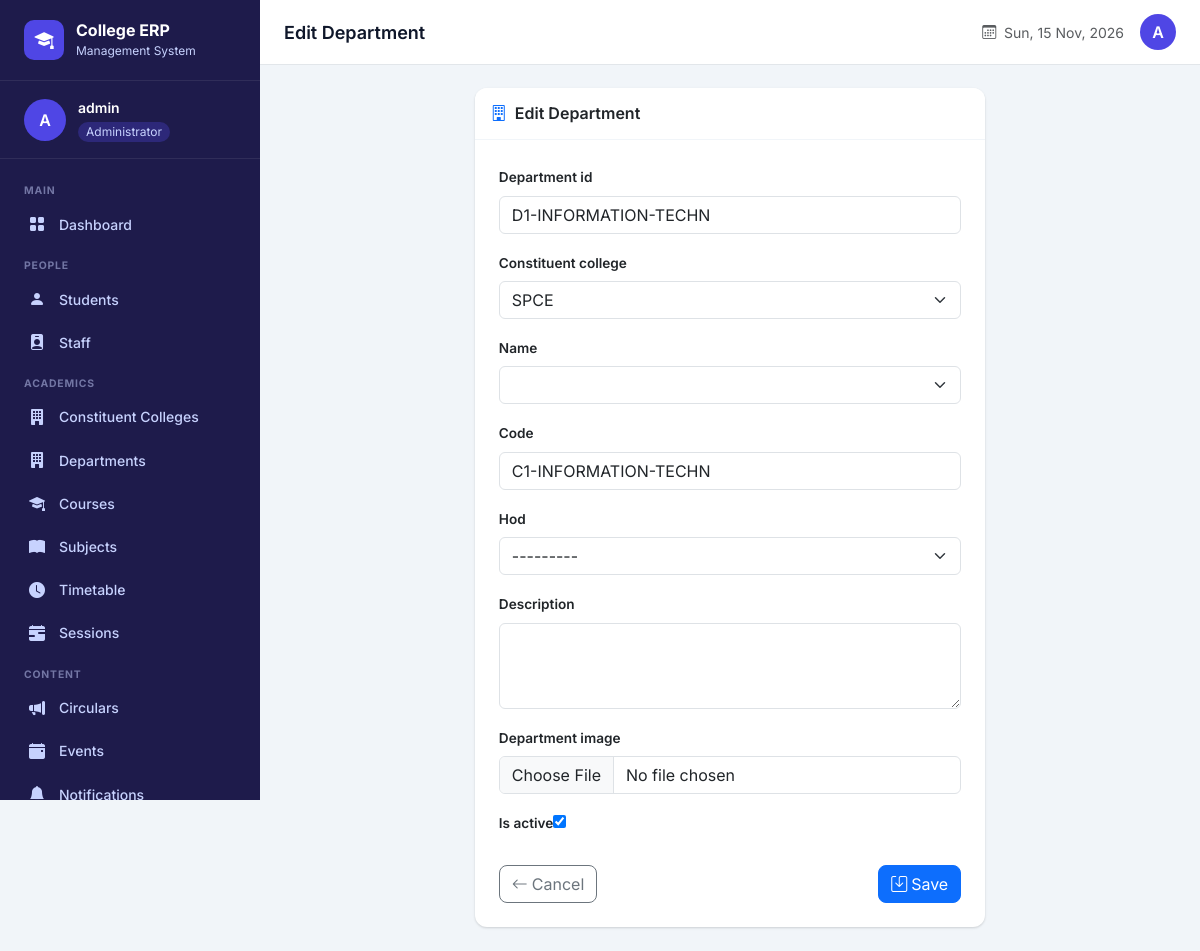
Screenshot of /departments/edit/1/ (signed in) with the database file from the repository.
### account/models.py (models this page shows, shortened)
class Department(models.Model):
    department_id = models.CharField(max_length=20, unique=True)
    constituent_college = models.ForeignKey(
        ConstituentCollege,
        on_delete=models.CASCADE,
        related_name="departments"
    )
    name = models.CharField(max_length=100)
    code = models.CharField(max_length=20, unique=True)
    hod = models.ForeignKey(
        'faculty.Staff',
        on_delete=models.SET_NULL,
        null=True,
        blank=True,
        related_name='hod_department'
    )
    description = models.TextField(blank=True, null=True)
    department_image = models.ImageField(
        upload_to='department_images/',
        blank=True,
        null=True
    )
    is_active = models.BooleanField(default=True)
    created_at = models.DateTimeField(auto_now_add=True)
    class Meta:
        ordering = ['name']
        constraints = [
            models.UniqueConstraint(
                fields=['constituent_college', 'name'],
                name='unique_department_per_college'
            ),
    ]

### account/views.py (the view)
    def wrapper(request, *args, **kwargs):
        if not request.user.is_authenticated:
            return redirect('login')
        try:
            staff = request.user.staff_profile
            if staff.role != 'admin' and not request.user.is_superuser:
                messages.error(request, "Access denied.")
                return redirect('login')
        except Staff.DoesNotExist:
            if not request.user.is_superuser:
                messages.error(request, "Access denied.")
                return redirect('login')
        return view_func(request, *args, **kwargs)

### ERP/models.py (called while the page is built)
    def get_departments_list(self):
        if self.department_names:
            return [
                dept.strip()
                for dept in self.department_names.splitlines()
                if dept.strip()
            ]
        return []

    def __str__(self):
        return self.name

### account/views.py (called while the page is built)
def admin_required(view_func):
    def wrapper(request, *args, **kwargs):
        if not request.user.is_authenticated:
            return redirect('login')
        try:
            staff = request.user.staff_profile
            if staff.role != 'admin' and not request.user.is_superuser:
                messages.error(request, "Access denied.")
                return redirect('login')
        except Staff.DoesNotExist:
            if not request.user.is_superuser:
                messages.error(request, "Access denied.")
                return redirect('login')
        return view_func(request, *args, **kwargs)
    wrapper.__name__ = view_func.__name__
    return wrapper

@admin_required
def edit_department(request, pk):
    dept = get_object_or_404(Department, pk=pk)
    form = DepartmentForm(request.POST or None, request.FILES or None, instance=dept)
    if request.method == 'POST' and form.is_valid():
        form.save()
        messages.success(request, "Department updated.")
        return redirect('admin_departments')
    return render(request, 'admin_panel/department_form.html', {'form': form, 'dept': dept})

### faculty/models.py (called while the page is built)
    def __str__(self):
        return f"{self.name} ({self.get_role_display()})"

### templates/admin_panel/department_form.html (shortened to what this page needs)
{% extends "admin_panel/base_admin.html" %}
{% block page_title %}Edit Department{% endblock %}
{% block content %}
<div class="row justify-content-center">
  <div class="col-lg-7">
    <div class="card">
      <div class="card-header py-3"><h6 class="mb-0 fw-semibold"><i class="bi bi-building text-primary me-2"></i>Edit Department</h6></div>
      <div class="card-body p-4">
        <form method="POST" enctype="multipart/form-data">{% csrf_token %}
          {% for field in form %}<div class="mb-3"><label class="form-label fw-semibold" style="font-size:.85rem">{{ field.label }}</label>{{ field }}</div>{% endfor %}
          <div class="d-flex justify-content-between mt-4">
            <a href="{% url 'admin_departments' %}" class="btn btn-outline-secondary rounded-3"><i class="bi bi-arrow-left me-1"></i>Cancel</a>
            <button type="submit" class="btn btn-primary rounded-3"><i class="bi bi-save me-1"></i>Save</button>
          </div>
        </form>
      </div>
    </div>
  </div>
</div>
{% endblock %}

### templates/admin_panel/base_admin.html (shortened to what this page needs)
{% extends "base/layout.html" %}
{% block sidebar_user %}
  <div class="user-avatar-placeholder">A</div>
  <div class="user-info">
    <div class="user-name">{{ request.user.get_full_name|default:request.user.username }}</div>
    <span class="user-role">Administrator</span>
  </div>
{% endblock %}
{% block sidebar_nav %}
  <div class="sidebar-section-label">Main</div>
  <a href="{% url 'admin_dashboard' %}"><i class="bi bi-grid-fill"></i> Dashboard</a>
  <div class="sidebar-section-label">People</div>
  <a href="{% url 'admin_students' %}"><i class="bi bi-person-fill"></i> Students</a>
  <a href="{% url 'admin_staff_list' %}"><i class="bi bi-person-badge-fill"></i> Staff</a>
  <div class="sidebar-section-label">Academics</div>
  <a href="{% url 'admin_constituent' %}"><i class="bi bi-building-fill"></i> Constituent Colleges</a>
  <a href="{% url 'admin_departments' %}"><i class="bi bi-building-fill"></i> Departments</a>
  <a href="{% url 'admin_courses' %}"><i class="bi bi-mortarboard-fill"></i> Courses</a>
  <a href="{% url 'admin_subjects' %}"><i class="bi bi-book-fill"></i> Subjects</a>
  <a href="{% url 'admin_timetable' %}"><i class="bi bi-clock-fill"></i> Timetable</a>
  <a href="{% url 'admin_sessions' %}"><i class="bi bi-calendar-range-fill"></i> Sessions</a>
  <div class="sidebar-section-label">Content</div>
  <a href="{% url 'admin_circulars' %}"><i class="bi bi-megaphone-fill"></i> Circulars</a>
  <a href="{% url 'admin_events' %}"><i class="bi bi-calendar-event-fill"></i> Events</a>
  <a href="{% url 'admin_notifications' %}"><i class="bi bi-bell-fill"></i> Notifications</a>
{% endblock %}
{% block topbar_right %}
  <div style="width:36px;height:36px;background:#4f46e5;border-radius:50%;display:flex;align-items:center;justify-content:center;color:white;font-weight:600">
    A
  </div>
{% endblock %}

### templates/base/layout.html (style rules this page uses)
:root { --sidebar-width: 260px; --topbar-height: 64px; --primary: #4f46e5; --primary-dark: #3730a3; --sidebar-bg: #1e1b4b; --sidebar-hover: #312e81; --sidebar-text: #c7d2fe; --sidebar-active: #4f46e5; --card-shadow: 0 1px 3px rgba(0,0,0,.1), 0 1px 2px rgba(0,0,0,.06); }
* { font-family: 'Inter', sans-serif; }
body { background: #f1f5f9; min-height: 100vh; }
.sidebar-user .user-avatar-placeholder { width: 42px; height: 42px; border-radius: 50%; background: var(--primary); display: flex; align-items: center; justify-content: center; color: white; font-weight: 600; font-size: 1rem; flex-shrink: 0; }
.sidebar-user .user-info .user-name { color: white; font-weight: 600; font-size: .875rem; }
.sidebar-user .user-info .user-role { color: var(--sidebar-text); font-size: .75rem; background: rgba(79,70,229,.3); padding: 1px 8px; border-radius: 20px; display: inline-block; margin-top: 2px; }
.sidebar-section-label { color: rgba(199,210,254,.5); font-size: .65rem; font-weight: 700; text-transform: uppercase; letter-spacing: .08em; padding: .75rem 1.5rem .25rem; }
.sidebar-nav a { display: flex; align-items: center; gap: .75rem; padding: .6rem 1.5rem; color: var(--sidebar-text); text-decoration: none; font-size: .875rem; font-weight: 500; transition: all .15s; border-left: 3px solid transparent; }
.sidebar-nav a i { font-size: 1rem; width: 20px; text-align: center; }
.card { border: none; box-shadow: var(--card-shadow); border-radius: 12px; }
.card-header { background: white; border-bottom: 1px solid #f1f5f9; border-radius: 12px 12px 0 0 !important; }

### rows the page displays
Department: form "D1-INFORMATION-TECHN" "SPCE" "C1-INFORMATION-TECHN" "---------" "☑"

### other values shown
{{ request.user.get_full_name|default:request.user.username }} "admin"
{{ field.label }} "Department id" "Constituent college" "Name" "Code" "Hod" "Description" "Department image" "Is active"
